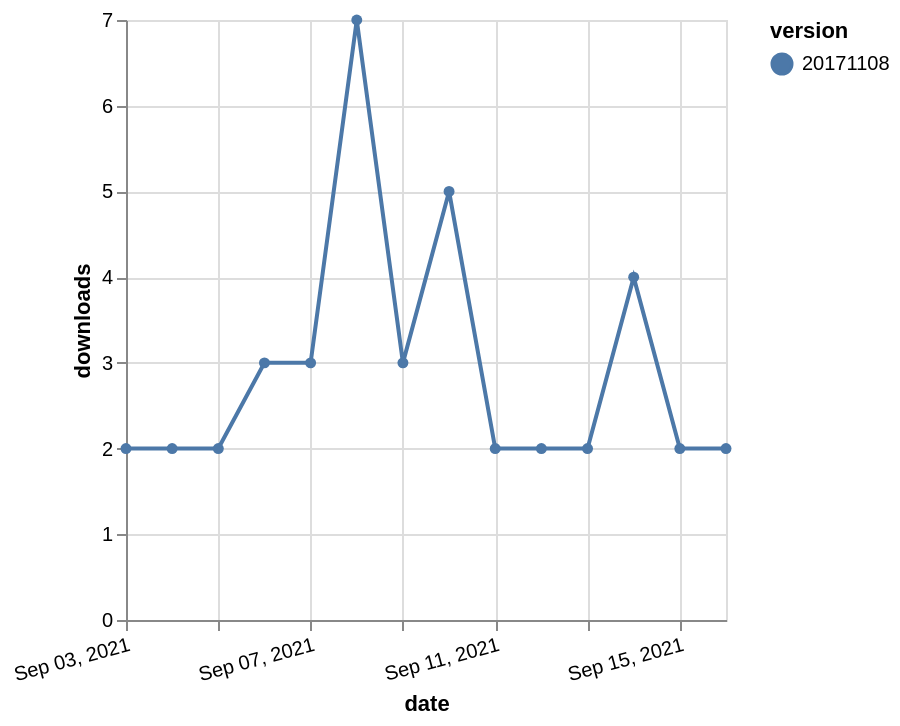

The specification (Vega-Lite) saved for this image:
### Vega-Lite specification from a JSON file in a GitHub repository (floating-point values rounded to 4 significant figures)
{"$schema": "https://vega.github.io/schema/vega-lite/v5.json", "description": "A simple bar chart with embedded data.", "data": {"values": [{"date": "2021-09-03", "total": 3054, "delta": 2, "version": "20171108"}, {"date": "2021-09-04", "total": 3056, "delta": 2, "version": "20171108"}, {"date": "2021-09-05", "total": 3058, "delta": 2, "version": "20171108"}, {"date": "2021-09-06", "total": 3061, "delta": 3, "version": "20171108"}, {"date": "2021-09-07", "total": 3064, "delta": 3, "version": "20171108"}, {"date": "2021-09-08", "total": 3071, "delta": 7, "version": "20171108"}, {"date": "2021-09-09", "total": 3074, "delta": 3, "version": "20171108"}, {"date": "2021-09-10", "total": 3079, "delta": 5, "version": "20171108"}, {"date": "2021-09-11", "total": 3081, "delta": 2, "version": "20171108"}, {"date": "2021-09-12", "total": 3083, "delta": 2, "version": "20171108"}, {"date": "2021-09-13", "total": 3085, "delta": 2, "version": "20171108"}, {"date": "2021-09-14", "total": 3089, "delta": 4, "version": "20171108"}, {"date": "2021-09-15", "total": 3091, "delta": 2, "version": "20171108"}, {"date": "2021-09-16", "total": 3093, "delta": 2, "version": "20171108"}]}, "width": "container", "mark": {"type": "line", "point": {"filled": true}}, "encoding": {"x": {"field": "date", "type": "temporal", "timeUnit": "yearmonthdate", "title": "date", "axis": {"labelAngle": -15}}, "y": {"field": "delta", "type": "quantitative", "title": "downloads"}, "color": {"field": "version", "type": "nominal"}, "tooltip": {"field": "delta"}}}
